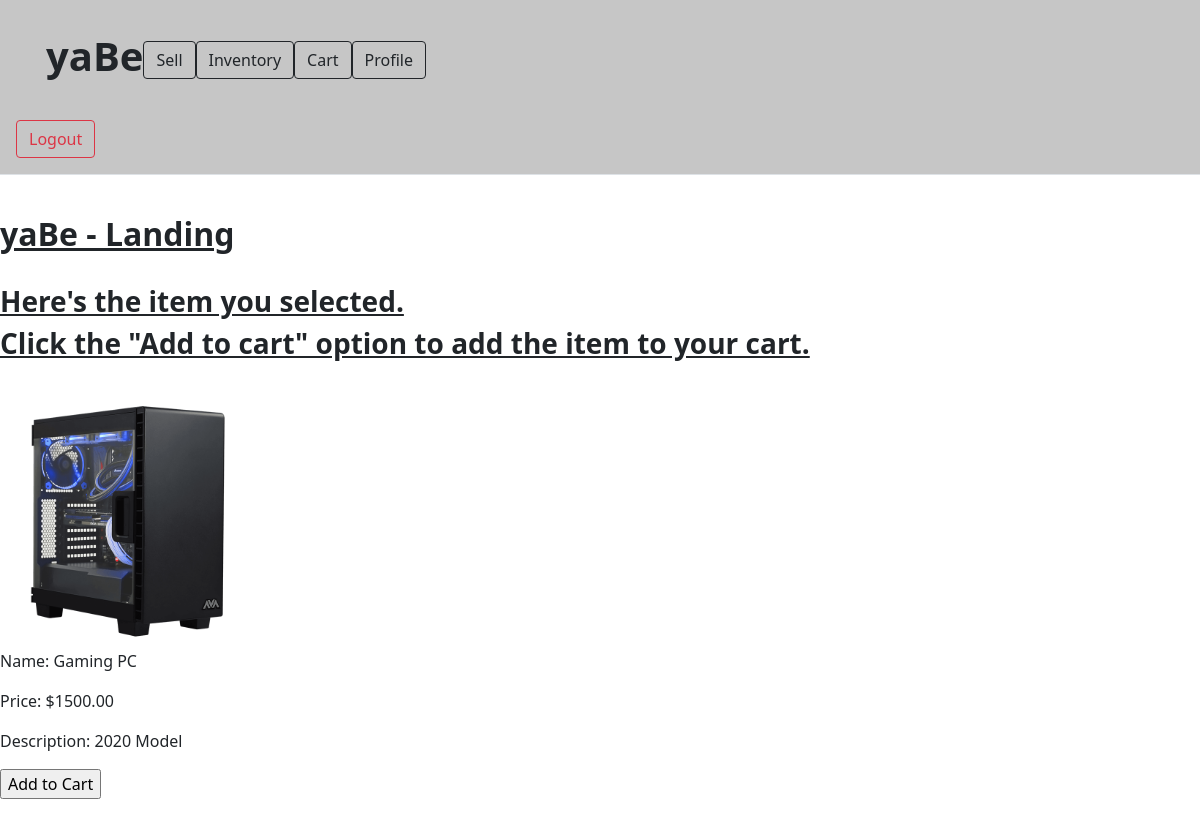
The page /1 on the database its author committed.
### app/models.py (models this page shows)
class Item(db.Model):
 id = db.Column(db.Integer, primary_key = True)
 name = db.Column(db.String(128))
 price = db.Column(db.Float)
 image = db.Column(db.String(256)) #changed from LargeBinary to String--this will be the name of the image
 description = db.Column(db.String(256))
 user_seller_name = db.Column(db.String, db.ForeignKey('user.username'))

### app/routes.py (the view, shortened to what this page needs)
@appObj.route('/<itemID>', methods = ['GET', 'POST'])
def landingPage(itemID):
  selectedItem = Item.query.filter_by(id = itemID).first()
  user = current_user
  image_rel_path = '../static/files/' + selectedItem.image #concatenate for relative path
  print(image_rel_path) #DEBUGGING
  cartOption = addToCart()
  return render_template("landing.html", itemID = itemID, selectedItem = selectedItem, cartForm = cartOption, image_rel_path = image_rel_path)

### app/addToCart.py
class addToCart(FlaskForm):
    submit = SubmitField('Add to Cart')

### app/templates/landing.html (shortened to what this page needs)
<!doctype html>
<html lang="en">
  <head>
     <link href="https://cdn.jsdelivr.net/npm/bootstrap@5.0.2/dist/css/bootstrap.min.css" rel="stylesheet">
    <body>
    <body>
<main>
   <header class="p-3 mb-3 border-bottom" style= "background: #c6c6c6">
    <div class="container p-3 mb-3" style="background: #c6c6c6"">
     <div class="d-flex flex-wrap align-items-center justify-content-center justify-content-lg-start"</div>
        <a href="/home" class="d-flex align-items-center mb-2 mb-lg-0 text-dark text-decoration-none">
         <h1> <b> yaBe </b> </h1>
        </a>
        <ul class="nav col-12 col-lg-auto me-lg-auto mb-2 justify-content-center mb-md-0">
         <li> <a class="btn btn-outline-dark mr-2" href="sell_item" role="button">Sell</a> </li>
         <li> <a class="btn btn-outline-dark mr-2" href="see_all_items" role="button">Inventory</a> </li>
         <li> <a class="btn btn-outline-dark mr-2" href="cart" role="button">Cart</a></li>
         <li> <a class="btn btn-outline-dark" href="view_profile" role="button"> Profile </a></li>
        </ul>
        <br>
       </div>
     </div>
  <div class="d-flex flex-wrap align-items-center justify-content-center justify-content-lg-start" </div>
   <a class="btn btn-outline-danger mr-2" href="{{url_for('logout')}}" role="button"> Logout </a>
  </header>
  <br>
  <h2><b><u> yaBe - Landing </b></u></h2>
   <br>
   <h3> <b> <u> Here's the item you selected. </b> </u> </h3>
   <h3> <b> <u> Click the "Add to cart" option to add the item to your cart. </b> </u> </h3>
   <br>
   <img src= {{image_rel_path}} style="width:256px; height:256px;">
   <p> Name: {{selectedItem.name}}</p>
   <p> Price: {{"$%.2f"|format(selectedItem.price)}}</p>
   <p> Description: {{selectedItem.description}} </p>
   <form action="" method="post" nonvalidate>
    <p>
    {{cartForm.submit()}}
    </p>
  </body>
  </body>
</html>

### rows shown on the page
Item: name "Gaming PC", price "$1500.00", description "2020 Model"
